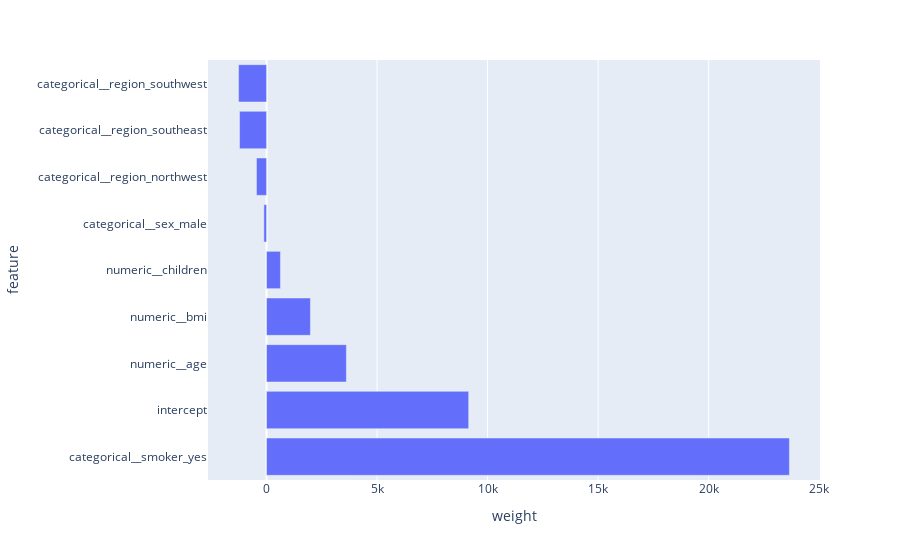

The code cell stored with this chart in its notebook:
### Code cell
px.bar(pd.DataFrame({
    'feature' : np.append('intercept', preprocessor.get_feature_names_out(preprocessor.feature_names_in_)),
    'weight' : np.append(lg.intercept_, lg.coef_)
}).sort_values(by='weight', ascending=False), x='weight', y='feature')

### Figure 1 — Plotly figure (JSON) as saved in the notebook; plotly's stock layout.template omitted (floating-point values rounded to 4 significant figures)
{"data": [{"alignmentgroup": "True", "hovertemplate": "weight=%{x}<br>feature=%{y}<extra></extra>", "legendgroup": "", "marker": {"color": "#636efa", "pattern": {"shape": ""}}, "name": "", "offsetgroup": "", "orientation": "h", "showlegend": false, "textposition": "auto", "type": "bar", "x": [23650.0, 9144.0, 3611.0, 1984.0, 628.4, -120.0, -455.2, -1220.0, -1264.0], "xaxis": "x", "y": ["categorical__smoker_yes", "intercept", "numeric__age", "numeric__bmi", "numeric__children", "categorical__sex_male", "categorical__region_northwest", "categorical__region_southeast", "categorical__region_southwest"], "yaxis": "y"}], "layout": {"barmode": "relative", "legend": {"tracegroupgap": 0}, "margin": {"t": 60}, "xaxis": {"anchor": "y", "domain": [0, 1], "title": {"text": "weight"}}, "yaxis": {"anchor": "x", "domain": [0, 1], "title": {"text": "feature"}}}}
